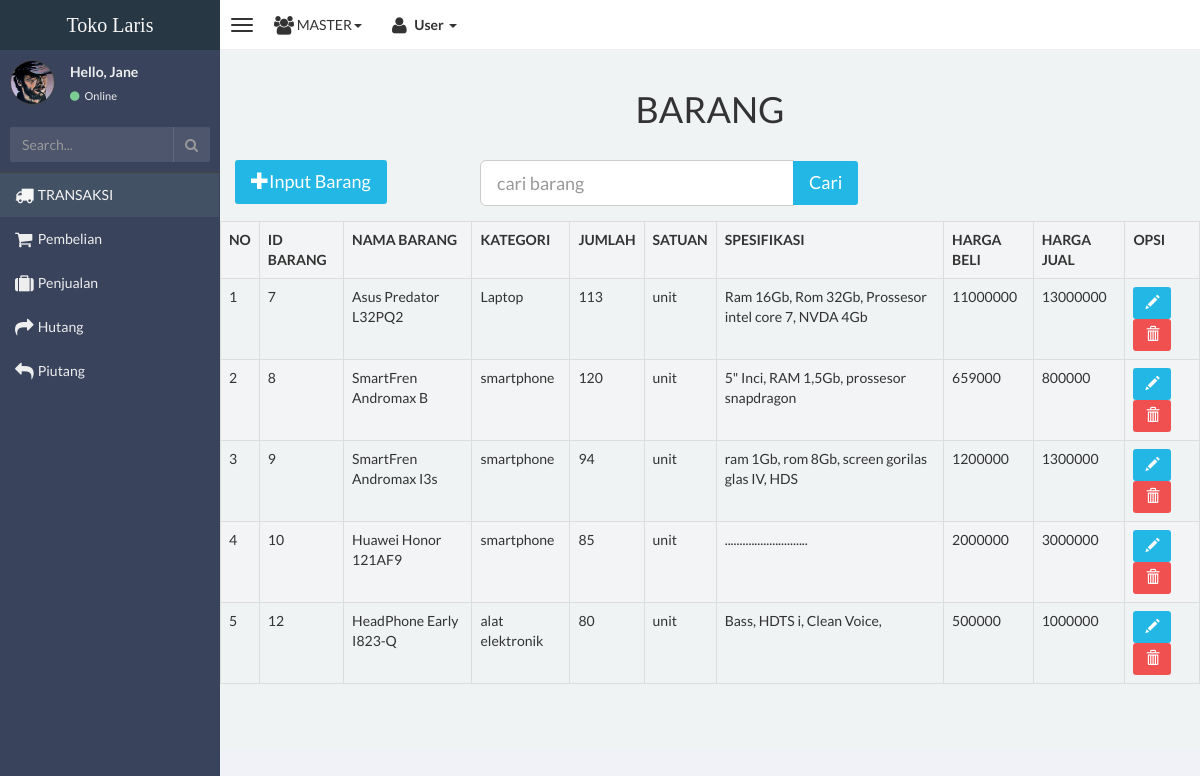
Page /master/barang.php (signed in) on the committed database.
### tables this page shows
CREATE TABLE `barang` (
  `id_barang` int(11) NOT NULL,
  `nama_barang` varchar(175) NOT NULL,
  `kategori` varchar(50) NOT NULL,
  `jumlah_barang` int(100) NOT NULL,
  `satuan` varchar(10) NOT NULL,
  `spesifikasi` varchar(255) NOT NULL,
  `harga_beli` int(255) NOT NULL,
  `harga_jual` int(255) NOT NULL,
  `nama_penyuplai` varchar(50) NOT NULL
);

### master/barang.php (the view, shortened to what this page needs)
<!DOCTYPE html>
<html>
<head>
    <link href="css/bootstrap.min.css" rel="stylesheet" type="text/css" />
    <link href="css/font-awesome.min.css" rel="stylesheet" type="text/css" />
    <link href="css/ionicons.min.css" rel="stylesheet" type="text/css" />
    <link href="css/morris/morris.css" rel="stylesheet" type="text/css" />
    <link href="css/jvectormap/jquery-jvectormap-1.2.2.css" rel="stylesheet" type="text/css" />
    <link href="css/datepicker/datepicker3.css" rel="stylesheet" type="text/css" />
    <link href="css/daterangepicker/daterangepicker-bs3.css" rel="stylesheet" type="text/css" />
    <link href="css/iCheck/all.css" rel="stylesheet" type="text/css" />
    <link href="css/style.css" rel="stylesheet" type="text/css" />
</head>
<body class="skin-black">
	<?php include "nav-bar.php"; ?>
                    <div class="wrapper row-offcanvas row-offcanvas-left">
                    <aside class="left-side sidebar-offcanvas">
                        <?php include "side-bar.php"; ?>
                    </aside>
                    <div class="wrapper row-offcanvas row-offcanvas-left">
                    <aside class="left-side sidebar-offcanvas">
                        <section class="sidebar">
                            <div class="user-panel">
                                <div class="pull-left image">
                                    <img src="img/26115.jpg" class="img-circle" alt="User Image" />
                                </div>
                                <div class="pull-left info">
                                    <p>Hello, Jane</p>
                                    <a href="#"><i class="fa fa-circle text-success"></i> Online</a>
                                </div>
                            </div>
                            <form action="#" method="get" class="sidebar-form">
                                <div class="input-group">
                                    <input type="text" name="q" class="form-control" placeholder="Search..."/>
                                    <span class="input-group-btn">
                                        <button type='submit' name='seach' id='search-btn' class="btn btn-flat"><i class="fa fa-search"></i></button>
                                    </span>
                                </div>
                            </form>
                            <ul class="sidebar-menu">
                                <li class="active">
                                    <a href="tampilan.html">
                                        <i class="fa fa-truck fa-lg"></i> <span>TRANSAKSI</span>
                                    </a>
                                </li>
                                <li>
                                    <a href="pembelian.php">
                                        <i class="fa fa-shopping-cart fa-lg"></i> <span>Pembelian</span>
                                    </a>
                                </li>
                                <li>
                                    <a href="penjualan.php">
                                        <i class="fa fa-suitcase fa-lg"></i> <span>Penjualan</span>
                                    </a>
                                </li>
                                <li>
                                    <a href="hutang.php">
                                        <i class="fa fa-mail-forward fa-lg"></i> <span>Hutang</span>
                                    </a>
                                </li>
                                <li>
                                    <a href="piutang.php">
                                        <i class="fa fa-mail-reply fa-lg"></i> <span>Piutang</span>
                                    </a>
                                </li>
                            </ul>
                        </section>
                    </aside>
                    <aside class="right-side">
                <section class="content">
                    <div class="row" style="margin-bottom:5px;">
                        <h1 align="center">BARANG</h1>
    <div class="content">
            <div class="container-fluid">
                <div class="row">
                    <div class="col-md-3">
                        <a href="input-barang.php" class="btn btn-lg btn-info"><i class="glyphicon glyphicon-plus"></i>Input Barang</a>
                    </div>
                    <div class="col-md-5">
                      <form method="POST" action="search-barang.php">
                        <div class="form-group">
                        <div class = "input-group">
                             <input type="text" class="form-control input-lg"" placeholder="cari barang" name="kunci">
                             <span class = "input-group-btn">
                                <input type="submit" name="submit" class= "btn btn-info btn-lg" value="Cari">
                             </span>
                        </div>
                       </form>
                    </div>
                </div><br><br>
                <table class="table table-striped table-bordered">
                    <form method="" action="">
                        <tr class="success">
                            <th>NO</th>
                            <TH>ID BARANG</TH>
                            <TH>NAMA BARANG</TH>
                            <TH>KATEGORI</TH>
                            <TH>JUMLAH</TH>
                            <TH>SATUAN</TH>
                            <TH>SPESIFIKASI</TH>
                            <TH>HARGA BELI</TH>
                            <TH>HARGA JUAL</TH>
                            <th>OPSI</th>
                        </tr>
                        <?php
                        include "koneksi.php";
                        $no=1;
                        $result=mysqli_query($link, "SELECT * FROM barang");
                        while ($row=mysqli_fetch_array($result)) {
                        ?>
                        <tr>
                            <td><?php echo $no++; ?></td>
                            <td><?php echo $row['id_barang']; ?></td>
                            <td><?php echo $row['nama_barang']; ?></td>
                            <td><?php echo $row['kategori']; ?></td>
                            <td><?php echo $row['jumlah_barang']; ?></td>
                            <td><?php echo $row['satuan']; ?></td>
                            <td><?php echo $row['spesifikasi']; ?></td>
                            <td><?php echo $row['harga_beli']; ?></td>
                            <td><?php echo $row['harga_jual']; ?></td>
                            <td>
                                <a href="update-barang.php?id=<?php echo $row['id_barang'];?>" class="btn btn-info">
                                    <span class="glyphicon glyphicon-pencil"></span>
                                </a>
                                <a href="proses-deletebarang.php?id=<?php echo $row['id_barang'];?>" onclick="return confirm ('Hapus <?php echo $row['nama_barang'];?> ?');"title="Hapus" class="btn btn-danger">
                                    <span class="glyphicon glyphicon-trash"></span>
                                </a>
                            </td>
                        </tr>
                        <?php } ?>
                    </form>
                </table>
    </div>
</div>
                    </div>
                </section>
                      </div>
                  </div>
</body>
</html>

### master/nav-bar.php (shortened to what this page needs)
<!DOCTYPE html>
<html>
<head>
    <link href="css/bootstrap.min.css" rel="stylesheet" type="text/css" />
    <link href="css/font-awesome.min.css" rel="stylesheet" type="text/css" />
    <link href="css/ionicons.min.css" rel="stylesheet" type="text/css" />
    <link href="css/morris/morris.css" rel="stylesheet" type="text/css" />
    <link href="css/jvectormap/jquery-jvectormap-1.2.2.css" rel="stylesheet" type="text/css" />
    <link href="css/datepicker/datepicker3.css" rel="stylesheet" type="text/css" />
    <link href="css/daterangepicker/daterangepicker-bs3.css" rel="stylesheet" type="text/css" />
    <link href="css/iCheck/all.css" rel="stylesheet" type="text/css" />
    <link href="css/style.css" rel="stylesheet" type="text/css" />
</head>
<body>
        <header class="header">
            <a href="tampilan.php" class="logo">
                Toko Laris
            </a>
            <nav class="navbar navbar-static-top" role="navigation">
                <a href="#" class="navbar-btn sidebar-toggle" data-toggle="offcanvas" role="button">
                    <span class="icon-bar"></span>
                    <span class="icon-bar"></span>
                    <span class="icon-bar"></span>
                </a>
                <div class="navbar-left">
                    <ul class="nav navbar-nav">
                       <li class="dropdown users-menu">
                            <a href="#" class="dropdown-toggle" data-toggle="dropdown">
                                <i class="fa fa-users fa-lg"></i>
                                <span>MASTER<i class="caret"></i></span>
                            </a>
                        </li>
                        <li class="dropdown user user-menu">
                            <a href="#" class="dropdown-toggle" data-toggle="dropdown">
                                <i class="fa fa-user fa-lg"></i>
                                <span>User <i class="caret"></i></span>
                            </a>
                                </li>
                            </ul>
                        </div>
                    </nav>
                </header>
</body>
</html>

### master/side-bar.php (shortened to what this page needs)
<!DOCTYPE html>
<html>
<head>
    <link href="css/bootstrap.min.css" rel="stylesheet" type="text/css" />
    <link href="css/font-awesome.min.css" rel="stylesheet" type="text/css" />
    <link href="css/ionicons.min.css" rel="stylesheet" type="text/css" />
    <link href="css/morris/morris.css" rel="stylesheet" type="text/css" />
    <link href="css/jvectormap/jquery-jvectormap-1.2.2.css" rel="stylesheet" type="text/css" />
    <link href="css/datepicker/datepicker3.css" rel="stylesheet" type="text/css" />
    <link href="css/daterangepicker/daterangepicker-bs3.css" rel="stylesheet" type="text/css" />
    <link href="css/iCheck/all.css" rel="stylesheet" type="text/css" />
    <link href="css/style.css" rel="stylesheet" type="text/css" />
</head>
<body>
                        <section class="sidebar">
                            <div class="user-panel">
                                <div class="pull-left image">
                                </div>
                                <div class="pull-left info">
                                    <p>Hello, Jane</p>
                                    <a href="#"><i class="fa fa-circle text-success"></i> Online</a>
                                </div>
                            </div>
                            <form action="#" method="get" class="sidebar-form">
                                <div class="input-group">
                                    <span class="input-group-btn">
                                        <button type='submit' name='seach' id='search-btn' class="btn btn-flat"><i class="fa fa-search"></i></button>
                                    </span>
                                </div>
                            </form>
                            <ul class="sidebar-menu">
                                <li class="active">
                                    <a href="tampilan.php">
                                        <i class="fa fa-truck fa-lg"></i> <span>TRANSAKSI</span>
                                    </a>
                                </li>
                                <li>
                                    <a href="pembelian.php">
                                        <i class="fa fa-shopping-cart fa-lg"></i> <span>Pembelian</span>
                                    </a>
                                </li>
                                <li>
                                    <a href="penjualan.php">
                                        <i class="fa fa-suitcase fa-lg"></i> <span>Penjualan</span>
                                    </a>
                                </li>
                                <li>
                                    <a href="hutang.php">
                                        <i class="fa fa-mail-forward fa-lg"></i> <span>Hutang</span>
                                    </a>
                                </li>
                                <li>
                                    <a href="piutang.php">
                                        <i class="fa fa-mail-reply fa-lg"></i> <span>Piutang</span>
                                    </a>
                                </li>
                            </ul>
                        </section>
</body>
</html>

### rows in the picture
barang: id_barang "7", nama_barang "Asus Predator L32PQ2", kategori "Laptop", jumlah_barang "113", satuan "unit", spesifikasi "Ram 16Gb, Rom 32Gb, Prossesor intel core 7, NVDA 4Gb", harga_beli "11000000", harga_jual "13000000"
barang: id_barang "8", nama_barang "SmartFren Andromax B", kategori "smartphone", jumlah_barang "120", satuan "unit", spesifikasi "5\" Inci, RAM 1,5Gb, prossesor snapdragon", harga_beli "659000", harga_jual "800000"
barang: id_barang "9", nama_barang "SmartFren Andromax I3s", kategori "smartphone", jumlah_barang "94", satuan "unit", spesifikasi "ram 1Gb, rom 8Gb, screen gorilas glas IV, HDS", harga_beli "1200000", harga_jual "1300000"
barang: id_barang "10", nama_barang "Huawei Honor 121AF9", kategori "smartphone", jumlah_barang "85", satuan "unit", spesifikasi "............................", harga_beli "2000000", harga_jual "3000000"
barang: id_barang "12", nama_barang "HeadPhone Early I823-Q", kategori "alat elektronik", jumlah_barang "80", satuan "unit", spesifikasi "Bass, HDTS i, Clean Voice,", harga_beli "500000", harga_jual "1000000"
